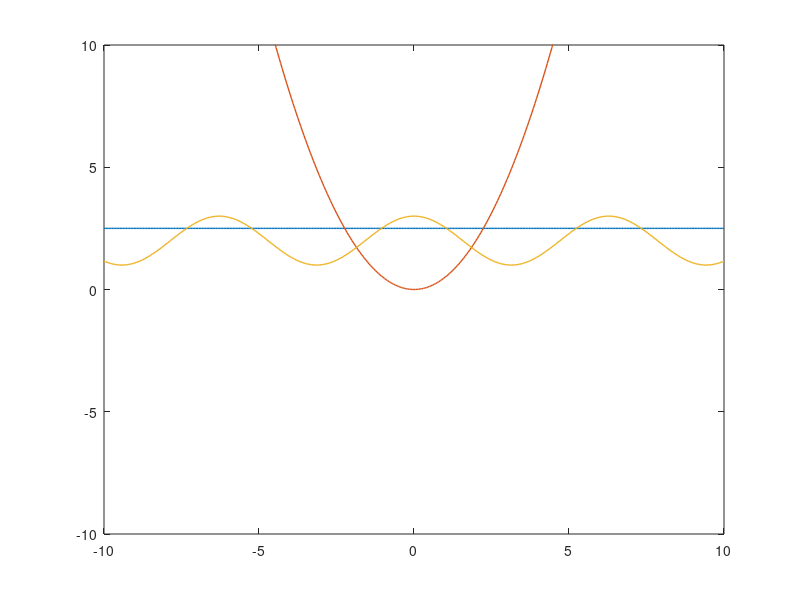

Write MATLAB code to recreate this figure.
hold off
x= linspace(-10,10,401);


y1= 2.5-x+x;
plot(x, y1 , '-', 'LineWidth', 1);
hold on;
y1= x.*x/2;
plot(x, y1 , '-', 'LineWidth', 1);
hold on;
y1= cos(x)+2;
plot(x, y1 , '-', 'LineWidth', 1);
hold on;
xlim([-10 10])
ylim([-10 10])
